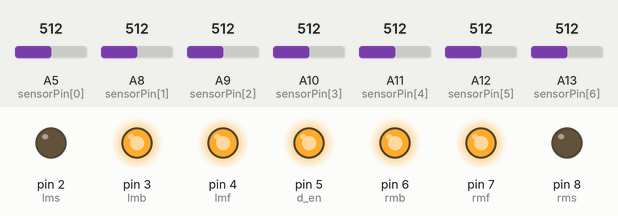
This sketch was run on a simulated Arduino Mega 2560, built with avr-gcc and run on an emulated ATmega2560. Parts: output pins drawn as LEDs (lit = HIGH). The test bench sets the inputs (shaded band); at power-on: A9 (sensorPin[2]) = 512, A11 (sensorPin[4]) = 512, A12 (sensorPin[5]) = 512, A5 (sensorPin[0]) = 512, A8 (sensorPin[1]) = 512, A10 (sensorPin[3]) = 512, A13 (sensorPin[6]) = 512.

Above: at 1.2 s.
1.3 s: A9 (sensorPin[2]) set to 312
2.8 s: A9 (sensorPin[2]) set to 289
At 2.95 s:
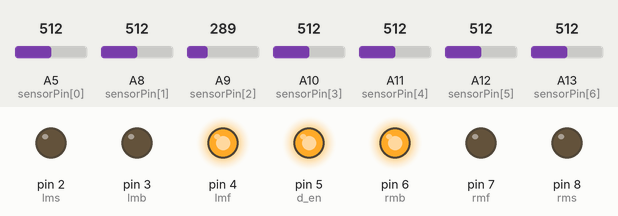
At 4.4 s:
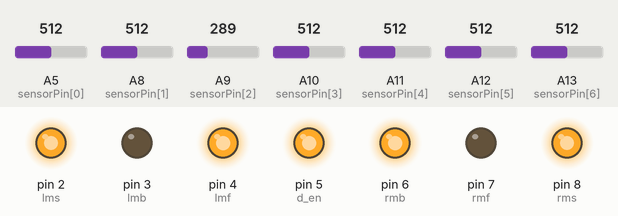
4.7 s: A11 (sensorPin[4]) set to 309
6.2 s: A11 (sensorPin[4]) set to 290
At 6.7 s:
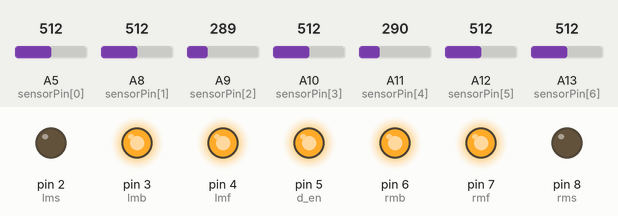
7.7 s: A12 (sensorPin[5]) set to 314
9.2 s: A12 (sensorPin[5]) set to 293
At 9.9 s:
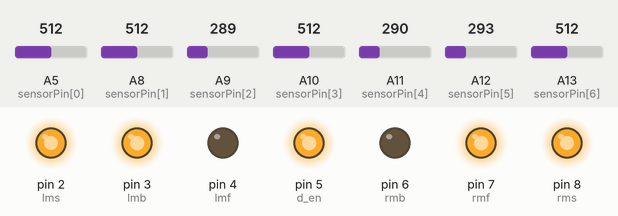
Timing chart, 0 to 27.1 s (numbered marks = the images above; inputs shaded):
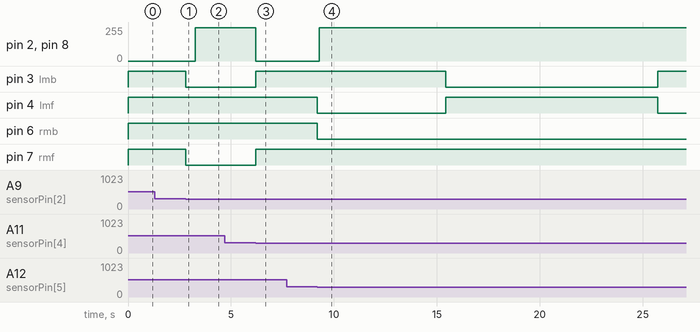

The sketch:

LFR_PID_tunning.ino
```cpp
#define rms 8
#define rmb 6
#define rmf 7
#define d_en 5
#define lmf 4
#define lmb 3
#define lms 2

int sensorPin[7] = {A5, A8, A9, A10, A11, A12, A13};
int s[7];
int sum = 0, wSum = 0, error = 0, lastError = 0, leftMotorSpeed, rightMotorSpeed;
double integral, derivative;
double Kp = 1.4, Kd = 2.2, Ki = 0.5;
int baseSpeed = 0;
char lastSen = 'l';

void setup() {
  for (int i = 0; i < 7; i++) {
    pinMode(sensorPin[i], INPUT);
  }
  pinMode(rms, OUTPUT);
  pinMode(rmb, OUTPUT);
  pinMode(rmf, OUTPUT);
  pinMode(lmf, OUTPUT);
  pinMode(lmb, OUTPUT);
  pinMode(lms, OUTPUT);
  pinMode(d_en, OUTPUT);
  digitalWrite(d_en, HIGH);
}

void loop() {
  sensorInput();
  calculateError();
  pid();
  motor(leftMotorSpeed, rightMotorSpeed);
}
```

Calculate_Error.ino
```cpp
void calculateError()
{
  sum = 0;
  wSum = 0;
  for (int i = 0; i < 7; i++)
  {
    sum += s[i];
    wSum += s[i] * (i + 1) * 10;

  }
  if (sum != 0) {
    error = (wSum / sum) - 40;
  }
  else if(sum == 0){
    if(lastSen == 'r'){
      error = -40;
    }
    else{
      error = 40;
    }
  }
}
```

Motor.ino
```cpp
void motor(int lmspeed, int rmspeed)
{
  if(lmspeed > 250)
  {
    rmspeed = rmspeed - (lmspeed-250);
  }
  if(rmspeed > 250)
  {
    lmspeed = lmspeed - (rmspeed-250);
  }

  if(lmspeed>0)
  {
    digitalWrite(lmf, HIGH);
    digitalWrite(lmb, LOW);
  }
  else if(lmspeed<0)
  {
    digitalWrite(lmf, LOW);
    digitalWrite(lmb, HIGH);
  }
  else
  {
    digitalWrite(lmf, HIGH);
    digitalWrite(lmb, HIGH);
  }

  if(rmspeed > 0)
  {
    digitalWrite(rmf, HIGH);
    digitalWrite(rmb, LOW);
  }
  else if(rmspeed<0)
  {
    digitalWrite(rmf, LOW);
    digitalWrite(rmb, HIGH);
  }
  else
  {
    digitalWrite(rmf, HIGH);
    digitalWrite(rmb, HIGH);
  }

  lmspeed = abs(lmspeed);
  rmspeed = abs(rmspeed);

  if(lmspeed > 250)
  {
    lmspeed = 250;
  }
  if(rmspeed > 250)
  {
    rmspeed = 250;
  }


  analogWrite(lms, lmspeed);
  analogWrite(rms, rmspeed);
}
```

PID.ino
```cpp
void pid() {
  integral = integral + error;
  if ((error == 0) || ((error < -10) || (error > 10))) {
    integral = 0;
  }

  derivative = error - lastError;

  leftMotorSpeed = baseSpeed + (Kp * error) + (Ki * integral) + (Kd * derivative);
  rightMotorSpeed = baseSpeed - (Kp * error) - (Ki * integral) - (Kd * derivative);
  lastError = error;
}
```

Sensor_Input.ino
```cpp
void sensorInput()
{
  for (int i = 0; i < 7; i++) {
    if (analogRead(sensorPin[i]) > 300)
    {
      s[i] = 1;
    }
    else
    {
      s[i] = 0;
    }
  }

  if( s[0] == 1){
    lastSen = 'l';
  }
  else if(s[6] == 1){
    lastSen = 'r';
  }
}
```

Measured:
- the behaviour switches between 301 and 300 on A9 (sensorPin[2]) (found by bisection; images 0 and 1)
- the behaviour switches between 301 and 300 on A11 (sensorPin[4]) (found by bisection; images 2 and 3)
- the behaviour switches between 301 and 300 on A12 (sensorPin[5]) (found by bisection; images 3 and 4)
- after the input at 1.3 s, every drawn part: stays the same
- after the input at 2.8 s, pin 2 (lms), pin 8 (rms): 0/255 → 250/255 after 0.47 s; pin 3 (lmb), pin 7 (rmf): HIGH → LOW at once
- after the input at 4.7 s, every drawn part: stays the same
- after the input at 6.2 s, pin 2 (lms), pin 8 (rms): 250/255 → 0/255 at once; pin 3 (lmb), pin 7 (rmf): LOW → HIGH at once
- after the input at 7.7 s, every drawn part: stays the same
- after the input at 9.2 s, pin 2 (lms), pin 8 (rms): 0/255 → 250/255 after 0.09 s; pin 3 (lmb): HIGH → LOW after 6.2 s, → HIGH 10.3 s later; pin 4 (lmf): HIGH → LOW at once, → HIGH 6.2 s later, → LOW 10.3 s later; pin 6 (rmb): HIGH → LOW at once
